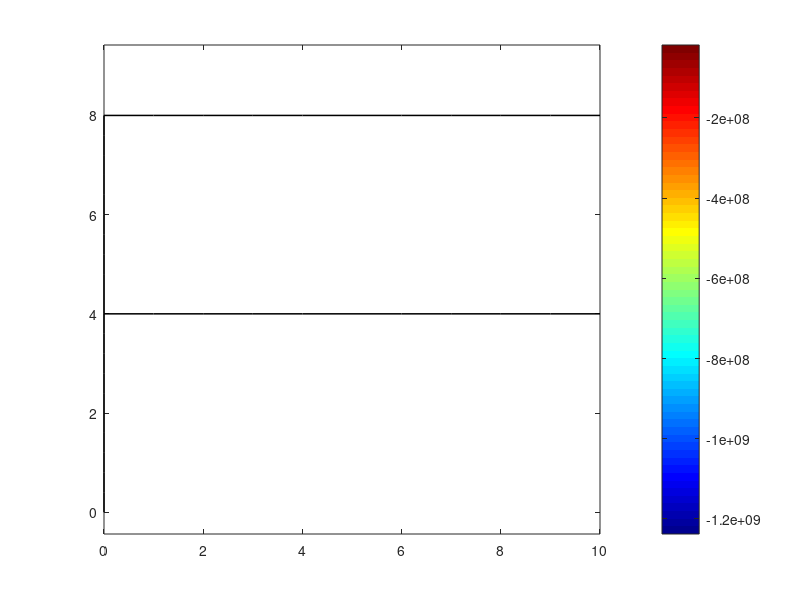

MATLAB code to generate this figure:
%% practice_5_28
clearvars;
clc; close;
%% Given Parameters
E=200*10^(9);
A=0.5 * 10^-2;
I=0.5*10^(-4);
nEle=40;
nNod=45;
SxxBar=zeros(nEle,1);
SxxBeam=zeros(nEle,1);
%% matP & matE
matP=zeros(nNod,2);
matP(1:11, 1) = 0;
matP(11:21, 1) = 0;
matP(21:31, 1) = 0:10/10:10;
matP(31:41, 1) = 0:10/10:10;
matP(1:11, 2) = 0:4/10:4;
matP(11:21, 2) = [0:4/10:4] + 4;
matP(21:31, 2) = 4;
matP(31:41, 2) = 8;
matP(42, :) = [0 4];
matP(43, :) = [10 4];
matP(44, :) = [0 8];
matP(45, :) = [10 8];
matE=zeros(nEle,2);
for kk=1:1:nEle
    matE(kk,:)=[kk kk+1];
end
Right = [42 44 43 45];
Left = [1 42 42 44];
matE([10 20 30 40], 2) = Right';
matE([1 11 21 31], 1) = Left';
usedNode = unique(matE);
%% Global Stiffness Equation
KK=zeros(3*nNod,3*nNod);
for kk=1:1:nEle
    p=matE(kk,1);
    q=matE(kk,2);
    x1=matP(p,1);
    y1=matP(p,2);
    x2=matP(q,1);
    y2=matP(q,2);
    Le=sqrt((x2-x1)^2+(y2-y1)^2);
    co=(x2-x1)/Le;
    si=(y2-y1)/Le;
    kLocal=zeros(3*2,3*2);
    kLocal([1,4],[1,4])=(E*A)/(Le)*[ 1 -1;
                                    -1  1];
    kLocal([2,3,5,6],[2,3,5,6])=(E*I)/(Le^3)*[  12   6*Le   -12   6*Le;
                                              6*Le 4*Le^2 -6*Le 2*Le^2;
                                               -12  -6*Le    12  -6*Le;
                                              6*Le 2*Le^2 -6*Le 4*Le^2];
    matT=[ co si 0   0  0 0;
          -si co 0   0  0 0;
            0  0 1   0  0 0;
            0  0 0  co si 0;
            0  0 0 -si co 0;
            0  0 0   0  0 1];
    eDofs=[3*(p)-2:3*(p),3*(q)-2:3*(q)];
    KK(eDofs,eDofs)=KK(eDofs,eDofs)+transpose(matT)*kLocal*matT;
end
%% Boundary Conditions
FF=zeros(3*nNod,1);
for kk=1:1:20
    p=matE(kk,1);
    q=matE(kk,2);
    x1=matP(p,1);
    y1=matP(p,2);
    x2=matP(q,1);
    y2=matP(q,2);
    eDoFs=[3*(kk)-2:3*(kk),3*(kk+1)-2:3*(kk+1)];
    Le=sqrt((x2-x1)^2+(y2-y1)^2);
    a = -50*10^3;
    w = a*(kk*Le - 8);
    %rectangle
    FF(eDoFs,1)=FF(eDoFs,1)+[ (w*Le)/2;
                             0;
                             -(w*Le^2)/12;
                              (w*Le)/2;
                             0;
                              (w*Le^2)/12];
    %triangle
    FF(eDoFs,1)=FF(eDoFs,1)+[-(7*Le^2*a)/20;
                             0;
                              (Le^3*a)/20;
                             -(3*Le^2*a)/20;
                             0;
                             -(Le^3*a)/30];

                            [-(w*Le)/2;
                             0;
                              (w*Le^2)/12;
                             -(w*Le)/2;
                             0;
                             -(w*Le^2)/12]
    %triangle
                             [-(7*Le^2*a)/20;
                             0;
                              (Le^3*a)/20;
                             -(3*Le^2*a)/20;
                             0;
                             -(Le^3*a)/30]
end
dd=zeros(3*nNod,1);
FullDoFs=sort([3*(usedNode)-2,3*(usedNode)-1,3*(usedNode)]);
FixedDoFs=[3*(1)-2:3*(1),3*(43)-2:3*(43), 3*(45)-2:3*(45)];
FreeDoFs=setdiff(FullDoFs,FixedDoFs);
dd(FreeDoFs,1)=KK(FreeDoFs,FreeDoFs)\FF(FreeDoFs,1);
%% Visualization
scale=10^(2);
for kk=1:1:nEle
    p=matE(kk,1);
    q=matE(kk,2);
    x1=matP(p,1);
    y1=matP(p,2);
    x2=matP(q,1);
    y2=matP(q,2);
    Le=sqrt((x2-x1)^2+(y2-y1)^2);
    co=(x2-x1)/Le;
    si=(y2-y1)/Le;
    
    matT=[ co si 0   0  0 0;
          -si co 0   0  0 0;
            0  0 1   0  0 0;
            0  0 0  co si 0;
            0  0 0 -si co 0;
            0  0 0   0  0 1];
    xInitial=[x1 x2];
    yInitial=[y1 y2];
    eDofs=[3*(p)-2:3*(p),3*(q)-2:3*(q)];
    de=dd(eDofs,1);
    xDeformed=[x1+scale*de(1) x2+scale*de(4)];
    yDeformed=[y1+scale*de(2) y2+scale*de(5)];
    dLocal=matT*de;
    d2N1=-(6*Le - 12*(Le/2))/Le^3;
    d2N2=(- 4*Le^2 + 6*(Le/2)*Le)/Le^3;
    d2N3=(6*Le - 12*(Le/2))/Le^3;
    d2N4=(- 2*Le^2 + 6*(Le/2)*Le)/Le^3;
    y=sqrt(3*I/A);
    SxxBar(kk)=(E/Le)*[-1 1]*dLocal([1,4],1);
    SxxBeam(kk)=E*(-y)*[d2N1 d2N2 d2N3 d2N4]*dLocal([2,3,5,6],1);
    if abs(SxxBar(kk)+SxxBeam(kk))>abs(SxxBar(kk)-SxxBeam(kk))
        Smax=SxxBar(kk)+SxxBeam(kk);
    else
        Smax=SxxBar(kk)-SxxBeam(kk);
    end
    SCol=Smax*[1 1];
    figure(1);
    plot(xInitial,yInitial,'k','LineWidth',1.1);
    hold on;
    % plot(xDeformed,yDeformed,'b','LineWidth',1.1);
    % hold on;
    patch(xDeformed,yDeformed,SCol,'EdgeColor','flat','LineWidth',1.1);
    hold on;
end
colormap('jet');
colorbar;
axis equal;
axis padded;
